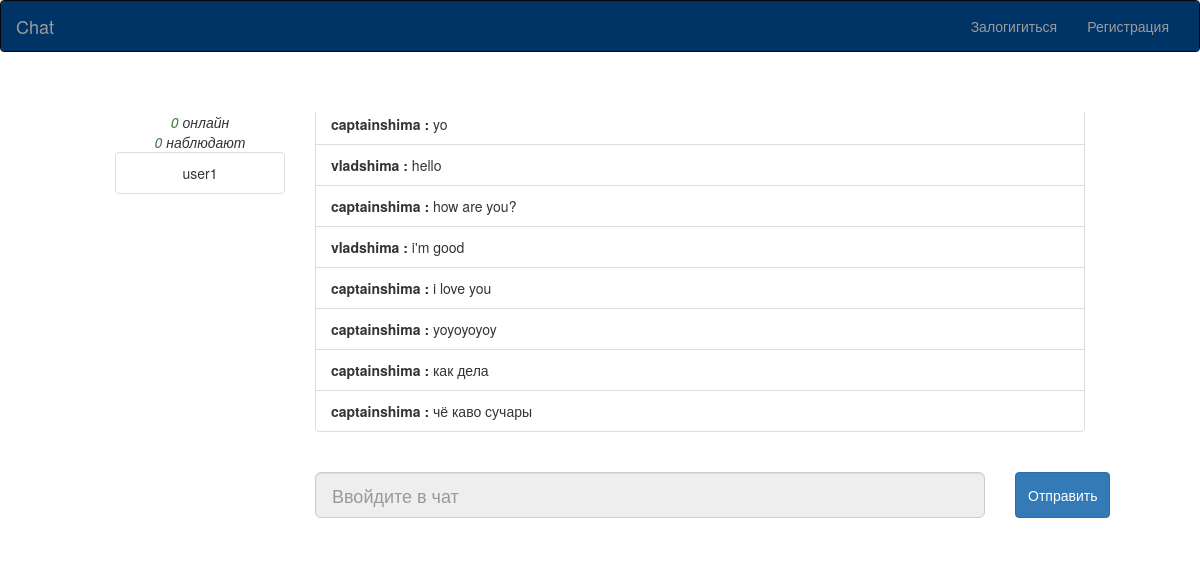
The page / on the database its author committed.
### chat/models.py (models this page shows, shortened)
class ChatMessage(models.Model):
    user = models.ForeignKey(ChatUser, on_delete=models.CASCADE)
    message = models.TextField(max_length=3000)
    message_html = models.TextField()
    created = models.DateTimeField(auto_now_add=True)
    updated = models.DateTimeField(auto_now=True)

### auth_app/models.py (models this page shows)
class ChatUser(AbstractUser):
    pass

### chat/views.py (the view)
# urls.py: url(r'^$', views.index, name='home_page'),
def index(request):
    chat_queryset = ChatMessage.objects.order_by("-created")[:10]
    chat_message_count = len(chat_queryset)
    if chat_message_count > 0:
        first_message_id = chat_queryset[len(chat_queryset) - 1].id
    else:
        first_message_id = -1
    previous_id = -1
    if first_message_id != -1:
        try:
            previous_id = ChatMessage.objects.filter(pk__lt=first_message_id).order_by("-pk")[:1][0].id
        except IndexError:
            previous_id = -1
    chat_messages = reversed(chat_queryset)
    return render(request, "chat/chat.html", {
        'chat_messages': chat_messages,
        'first_message_id': previous_id,
    })

### chat/templates/chat/chat.html (shortened to what this page needs)
{% extends "chat/base.html" %}
{% load static %}
{% block content %}
<div class="container-fluid">
    <br />
    <br />
    <div class="row">
            <div class="col-xs-3 col-sm-2  col-sm-offset-1 pre-scrollable">
                <em><span class="text-success" id="loggedin-users-count">0</span> онлайн <br />
                    <span class="text-success" id="lurkers-count">0</span> наблюдают
                </em>
                <ul class="list-group" id="user-list">
                    <li class="list-group-item">user1</li>
                </ul>
            </div>
            <div class="col-xs-9 col-sm-8 text-left pre-scrollable" id="all_messages">
                <ul class="list-group" id="chat">
                    {% for message in chat_messages %}
                        <li class="list-group-item">
                        <strong>{{ message.user }} : </strong>
                        {{ message.message_html|safe }}
                        </li>
                    {% empty %}
                    <div id="no_messages">No messages here</div>
                    {% endfor %}
                </ul>
            </div>
        </div>
        <div class="row">
            <form id="chatform" autocomplete="off">
                <div class="col-xs-9 col-sm-7 col-sm-offset-3">
                    {% if user.is_authenticated %}
                    <input id="message" type="text" class="form-control input-lg" placeholder="Напишите сообщение" required>
                    {% else %}
                    <input class="form-control  input-lg" id="disabledInput" type="text" placeholder="Ввойдите в чат" disabled>
                    {% endif %}
                </div>
                <div class="col-xs-2 col-sm-1">
                    <button id="go" type="submit" class="btn btn-primary input-lg">Отправить</button>
                </div>
            </form>
        </div>
    <br />
    <br />
</div>
{% endblock %}

### chat/templates/chat/base.html (shortened to what this page needs)
{% load static %}
<!DOCTYPE html>
<html lang="en">
<head>
    <link rel="stylesheet" href="https://maxcdn.bootstrapcdn.com/bootstrap/3.3.7/css/bootstrap.min.css">
</head>
<body class="text-center">
    <nav class="navbar navbar-inverse" >
        <div class="container-fluid" style="background-color: #003366">
            <div class="navbar-header">
                <a class="navbar-brand" href="{% url 'chat:home_page' %}">Chat</a>
            </div>
            <div class="collapse navbar-collapse" id="main-navbar">
                <ul class="nav navbar-nav navbar-right">
                    {% if user.is_authenticated %}
                        <li><a href="{% url 'auth_app:logout' %}">Выйти</a></li>
                    {% else %}
                        <li><a href="{% url 'auth_app:login' %}">Залогигиться</a></li>
                        <li><a href="{% url 'auth_app:register' %}">Регистрация</a></li>
                    {% endif %}
                </ul>
            </div>
        </div>
    </nav>
    {% block content %}{% endblock %}
</body>
</html>

### rows shown on the page
ChatMessage: user "captainshima", message_html "yo"
ChatMessage: user "vladshima", message_html "hello"
ChatMessage: user "captainshima", message_html "how are you?"
ChatMessage: user "vladshima", message_html "i'm good"
ChatMessage: user "captainshima", message_html "i love you"
ChatMessage: user "captainshima", message_html "yoyoyoyoy"
ChatMessage: user "captainshima", message_html "как дела"
ChatMessage: user "captainshima", message_html "чё каво сучары"
